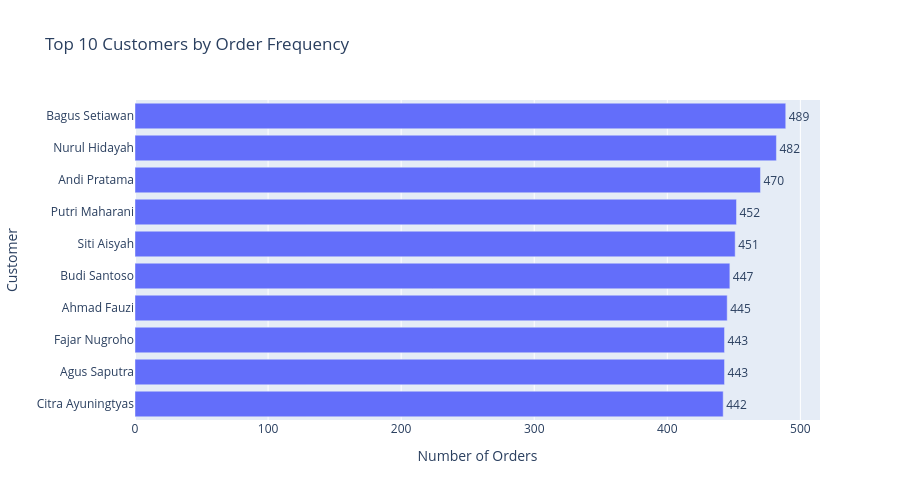

The notebook cell this image was saved under:
### Code cell
# Top 10 Customers by Order Frequency

top_customers_frequency = (
    df.groupby("Customer Name")["Order ID"]
      .nunique()
      .sort_values(ascending=False)
      .head(10)
      .reset_index(name="Order Frequency")
)

fig = px.bar(
    top_customers_frequency.sort_values("Order Frequency"),
    x="Order Frequency",
    y="Customer Name",
    orientation="h",
    title="Top 10 Customers by Order Frequency",
    labels={
        "Order Frequency": "Number of Orders",
        "Customer Name": "Customer"
    },
    text="Order Frequency"
)

fig.update_traces(
    textposition="outside"
)

fig.update_layout(
    yaxis=dict(categoryorder="total ascending"),
    height=500
)

fig.show()

### Figure 1 — Plotly figure (JSON) as saved in the notebook; plotly's stock layout.template omitted (floating-point values rounded to 4 significant figures)
{"data": [{"hovertemplate": "Number of Orders=%{text}<br>Customer=%{y}<extra></extra>", "legendgroup": "", "marker": {"color": "#636efa", "pattern": {"shape": ""}}, "name": "", "orientation": "h", "showlegend": false, "text": [442.0, 443.0, 443.0, 445.0, 447.0, 451.0, 452.0, 470.0, 482.0, 489.0], "textposition": "outside", "type": "bar", "x": [442, 443, 443, 445, 447, 451, 452, 470, 482, 489], "xaxis": "x", "y": ["Citra Ayuningtyas", "Agus Saputra", "Fajar Nugroho", "Ahmad Fauzi", "Budi Santoso", "Siti Aisyah", "Putri Maharani", "Andi Pratama", "Nurul Hidayah", "Bagus Setiawan"], "yaxis": "y"}], "layout": {"barmode": "relative", "height": 500, "legend": {"tracegroupgap": 0}, "title": {"text": "Top 10 Customers by Order Frequency"}, "xaxis": {"anchor": "y", "domain": [0, 1], "title": {"text": "Number of Orders"}}, "yaxis": {"anchor": "x", "categoryorder": "total ascending", "domain": [0, 1], "title": {"text": "Customer"}}}}
